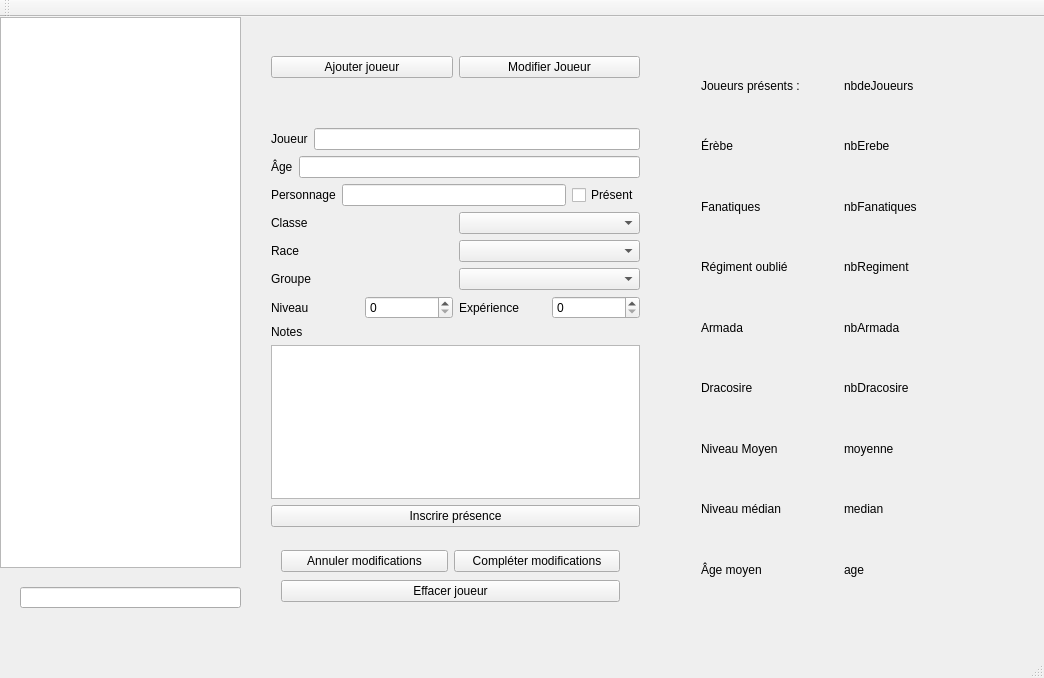
<?xml version="1.0" encoding="UTF-8"?>
<ui version="4.0">
 <class>MainWindow</class>
 <widget class="QMainWindow" name="MainWindow">
  <property name="geometry">
   <rect>
    <x>0</x>
    <y>0</y>
    <width>1044</width>
    <height>678</height>
   </rect>
  </property>
  <property name="windowTitle">
   <string>MainWindow</string>
  </property>
  <widget class="QWidget" name="centralWidget">
   <widget class="QWidget" name="horizontalLayoutWidget">
    <property name="geometry">
     <rect>
      <x>260</x>
      <y>10</y>
      <width>391</width>
      <height>80</height>
     </rect>
    </property>
    <layout class="QHBoxLayout" name="layoutMid1">
     <item>
      <widget class="QPushButton" name="btnAjouter">
       <property name="text">
        <string>Ajouter joueur</string>
       </property>
      </widget>
     </item>
     <item>
      <widget class="QPushButton" name="btnModifier">
       <property name="text">
        <string>Modifier Joueur</string>
       </property>
      </widget>
     </item>
    </layout>
   </widget>
   <widget class="QWidget" name="verticalLayoutWidget">
    <property name="geometry">
     <rect>
      <x>270</x>
      <y>520</y>
      <width>361</width>
      <height>78</height>
     </rect>
    </property>
    <layout class="QVBoxLayout" name="layoutMid3">
     <item>
      <layout class="QHBoxLayout" name="horizontalLayout_2">
       <item>
        <widget class="QPushButton" name="btnAnnulerModif">
         <property name="text">
          <string>Annuler modifications</string>
         </property>
        </widget>
       </item>
       <item>
        <widget class="QPushButton" name="btnCompleterModif">
         <property name="text">
          <string>Compléter modifications</string>
         </property>
        </widget>
       </item>
      </layout>
     </item>
     <item>
      <widget class="QPushButton" name="btnEffacer">
       <property name="text">
        <string>Effacer joueur</string>
       </property>
      </widget>
     </item>
    </layout>
   </widget>
   <widget class="QLineEdit" name="boxRecherche">
    <property name="geometry">
     <rect>
      <x>20</x>
      <y>570</y>
      <width>221</width>
      <height>21</height>
     </rect>
    </property>
   </widget>
   <widget class="QListWidget" name="listWidget">
    <property name="geometry">
     <rect>
      <x>0</x>
      <y>0</y>
      <width>241</width>
      <height>551</height>
     </rect>
    </property>
   </widget>
   <widget class="QWidget" name="verticalLayoutWidget_2">
    <property name="geometry">
     <rect>
      <x>260</x>
      <y>100</y>
      <width>391</width>
      <height>421</height>
     </rect>
    </property>
    <layout class="QVBoxLayout" name="layoutMid2">
     <item>
      <layout class="QHBoxLayout" name="horizontalLayout_3">
       <item>
        <widget class="QLabel" name="label">
         <property name="text">
          <string>Joueur</string>
         </property>
        </widget>
       </item>
       <item>
        <widget class="QLineEdit" name="boxJoueur"/>
       </item>
      </layout>
     </item>
     <item>
      <layout class="QHBoxLayout" name="horizontalLayout_4"/>
     </item>
     <item>
      <layout class="QHBoxLayout" name="horizontalLayout_10">
       <item>
        <widget class="QLabel" name="label_2">
         <property name="text">
          <string>Âge</string>
         </property>
        </widget>
       </item>
       <item>
        <widget class="QLineEdit" name="boxAge"/>
       </item>
      </layout>
     </item>
     <item>
      <layout class="QHBoxLayout" name="horizontalLayout_5">
       <item>
        <widget class="QLabel" name="label_3">
         <property name="text">
          <string>Personnage</string>
         </property>
        </widget>
       </item>
       <item>
        <widget class="QLineEdit" name="boxPersonnage"/>
       </item>
       <item>
        <widget class="QCheckBox" name="boxPresent">
         <property name="text">
          <string>Présent</string>
         </property>
        </widget>
       </item>
      </layout>
     </item>
     <item>
      <layout class="QHBoxLayout" name="horizontalLayout_6">
       <item>
        <widget class="QLabel" name="label_4">
         <property name="text">
          <string>Classe</string>
         </property>
        </widget>
       </item>
       <item>
        <widget class="QComboBox" name="boxClasse"/>
       </item>
      </layout>
     </item>
     <item>
      <layout class="QHBoxLayout" name="horizontalLayout_7">
       <item>
        <widget class="QLabel" name="label_5">
         <property name="text">
          <string>Race</string>
         </property>
        </widget>
       </item>
       <item>
        <widget class="QComboBox" name="boxRace"/>
       </item>
      </layout>
     </item>
     <item>
      <layout class="QHBoxLayout" name="horizontalLayout_8">
       <item>
        <widget class="QLabel" name="label_6">
         <property name="text">
          <string>Groupe</string>
         </property>
        </widget>
       </item>
       <item>
        <widget class="QComboBox" name="boxGroupe"/>
       </item>
      </layout>
     </item>
     <item>
      <layout class="QHBoxLayout" name="horizontalLayout_9">
       <item>
        <widget class="QLabel" name="label_7">
         <property name="text">
          <string>Niveau</string>
         </property>
        </widget>
       </item>
       <item>
        <widget class="QSpinBox" name="boxNiveau"/>
       </item>
       <item>
        <widget class="QLabel" name="label_8">
         <property name="text">
          <string>Expérience</string>
         </property>
        </widget>
       </item>
       <item>
        <widget class="QSpinBox" name="boxExp"/>
       </item>
      </layout>
     </item>
     <item>
      <layout class="QVBoxLayout" name="verticalLayout_3">
       <item>
        <widget class="QLabel" name="label_10">
         <property name="text">
          <string>Notes</string>
         </property>
        </widget>
       </item>
       <item>
        <widget class="QTextEdit" name="boxNotes"/>
       </item>
       <item>
        <widget class="QPushButton" name="btnPresence">
         <property name="text">
          <string>Inscrire présence</string>
         </property>
        </widget>
       </item>
      </layout>
     </item>
    </layout>
   </widget>
   <widget class="QWidget" name="verticalLayoutWidget_3">
    <property name="geometry">
     <rect>
      <x>690</x>
      <y>30</y>
      <width>301</width>
      <height>561</height>
     </rect>
    </property>
    <layout class="QVBoxLayout" name="layoutRight1">
     <item>
      <layout class="QHBoxLayout" name="horizontalLayout_13">
       <item>
        <widget class="QLabel" name="label_9">
         <property name="text">
          <string>Joueurs présents :</string>
         </property>
        </widget>
       </item>
       <item>
        <widget class="QLabel" name="lblJoueurPresent">
         <property name="text">
          <string>nbdeJoueurs</string>
         </property>
        </widget>
       </item>
      </layout>
     </item>
     <item>
      <layout class="QHBoxLayout" name="horizontalLayout_14">
       <item>
        <widget class="QLabel" name="label_11">
         <property name="text">
          <string>Érèbe</string>
         </property>
        </widget>
       </item>
       <item>
        <widget class="QLabel" name="lblErebe">
         <property name="text">
          <string>nbErebe</string>
         </property>
        </widget>
       </item>
      </layout>
     </item>
     <item>
      <layout class="QHBoxLayout" name="horizontalLayout_15">
       <item>
        <widget class="QLabel" name="label_12">
         <property name="text">
          <string>Fanatiques</string>
         </property>
        </widget>
       </item>
       <item>
        <widget class="QLabel" name="lblFanatique">
         <property name="text">
          <string>nbFanatiques</string>
         </property>
        </widget>
       </item>
      </layout>
     </item>
     <item>
      <layout class="QHBoxLayout" name="horizontalLayout_16">
       <item>
        <widget class="QLabel" name="label_13">
         <property name="text">
          <string>Régiment oublié</string>
         </property>
        </widget>
       </item>
       <item>
        <widget class="QLabel" name="lblRegiment">
         <property name="text">
          <string>nbRegiment</string>
         </property>
        </widget>
       </item>
      </layout>
     </item>
     <item>
      <layout class="QHBoxLayout" name="horizontalLayout_17">
       <item>
        <widget class="QLabel" name="label_14">
         <property name="text">
          <string>Armada</string>
         </property>
        </widget>
       </item>
       <item>
        <widget class="QLabel" name="lblArmada">
         <property name="text">
          <string>nbArmada</string>
         </property>
        </widget>
       </item>
      </layout>
     </item>
     <item>
      <layout class="QHBoxLayout" name="horizontalLayout_18">
       <item>
        <widget class="QLabel" name="label_15">
         <property name="text">
          <string>Dracosire</string>
         </property>
        </widget>
       </item>
       <item>
        <widget class="QLabel" name="lblDracosire">
         <property name="text">
          <string>nbDracosire</string>
         </property>
        </widget>
       </item>
      </layout>
     </item>
     <item>
      <layout class="QHBoxLayout" name="horizontalLayout_19">
       <item>
        <widget class="QLabel" name="label_16">
         <property name="text">
          <string>Niveau Moyen</string>
         </property>
        </widget>
       </item>
       <item>
        <widget class="QLabel" name="lblMoyenne">
         <property name="text">
          <string>moyenne</string>
         </property>
        </widget>
       </item>
      </layout>
     </item>
     <item>
      <layout class="QHBoxLayout" name="horizontalLayout_11">
       <item>
        <widget class="QLabel" name="label_18">
         <property name="text">
          <string>Niveau médian</string>
         </property>
        </widget>
       </item>
       <item>
        <widget class="QLabel" name="lblMedian">
         <property name="text">
          <string>median</string>
         </property>
        </widget>
       </item>
      </layout>
     </item>
     <item>
      <layout class="QHBoxLayout" name="horizontalLayout_12">
       <item>
        <widget class="QLabel" name="label_17">
         <property name="text">
          <string>Âge moyen</string>
         </property>
        </widget>
       </item>
       <item>
        <widget class="QLabel" name="lblAgeMoyen">
         <property name="text">
          <string>age</string>
         </property>
        </widget>
       </item>
      </layout>
     </item>
    </layout>
   </widget>
  </widget>
  <widget class="QMenuBar" name="menuBar">
   <property name="geometry">
    <rect>
     <x>0</x>
     <y>0</y>
     <width>1044</width>
     <height>21</height>
    </rect>
   </property>
  </widget>
  <widget class="QToolBar" name="mainToolBar">
   <attribute name="toolBarArea">
    <enum>TopToolBarArea</enum>
   </attribute>
   <attribute name="toolBarBreak">
    <bool>false</bool>
   </attribute>
  </widget>
  <widget class="QStatusBar" name="statusBar"/>
 </widget>
 <layoutdefault spacing="6" margin="11"/>
 <resources/>
 <connections/>
</ui>
